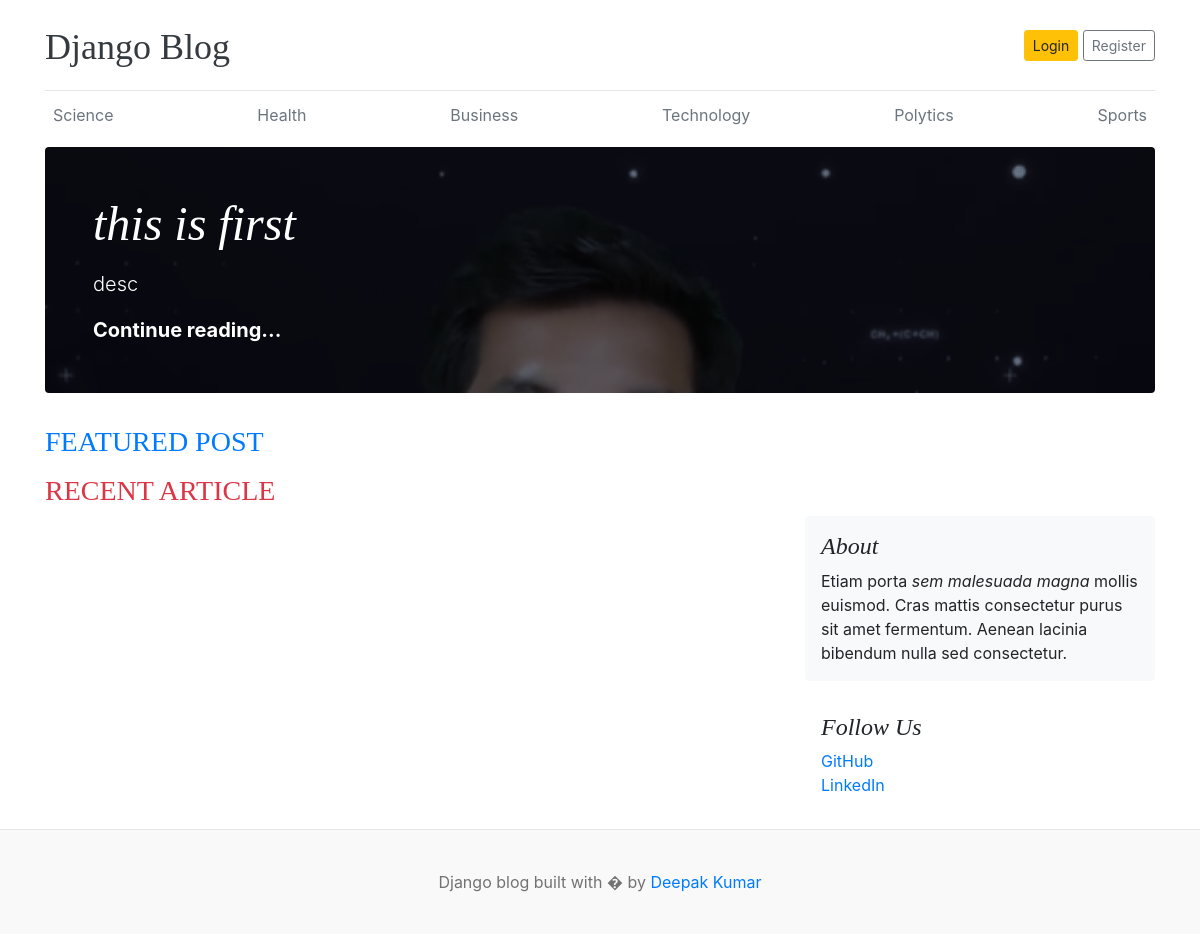
The app's page /, older data.
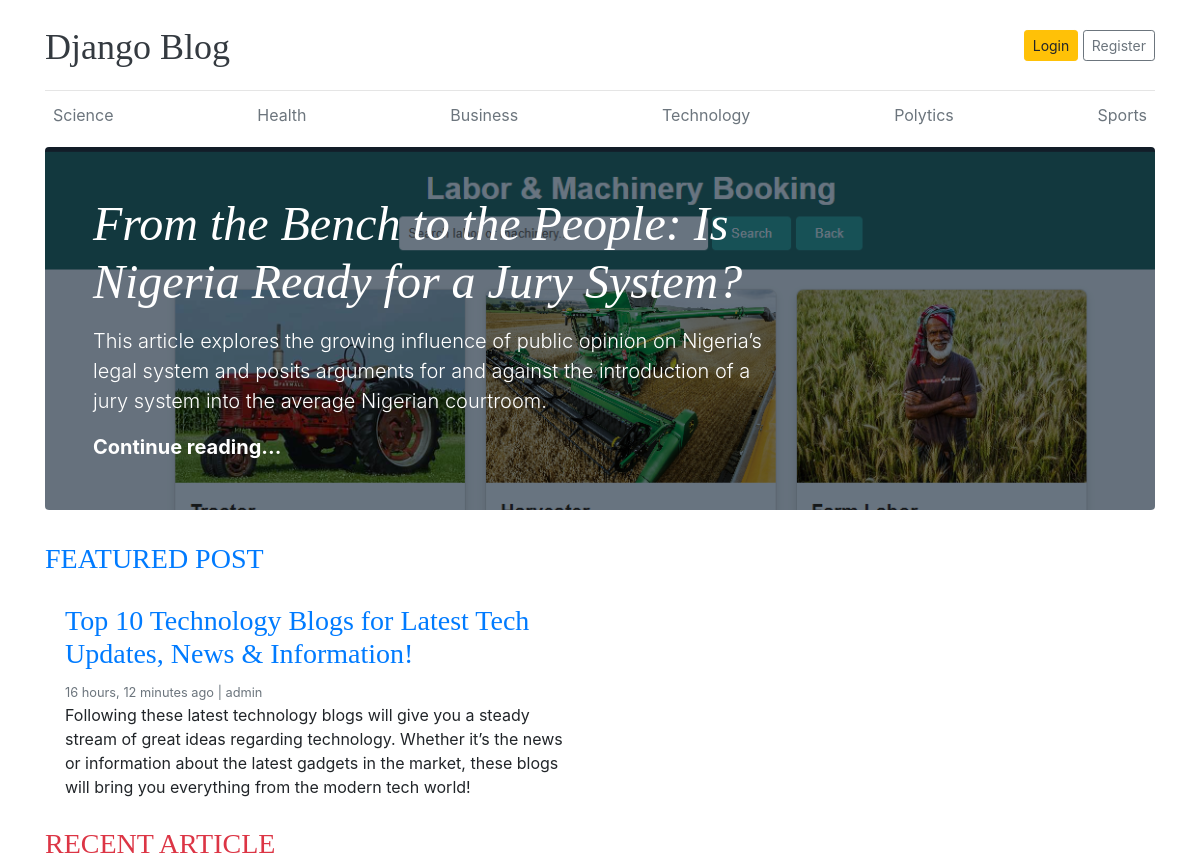
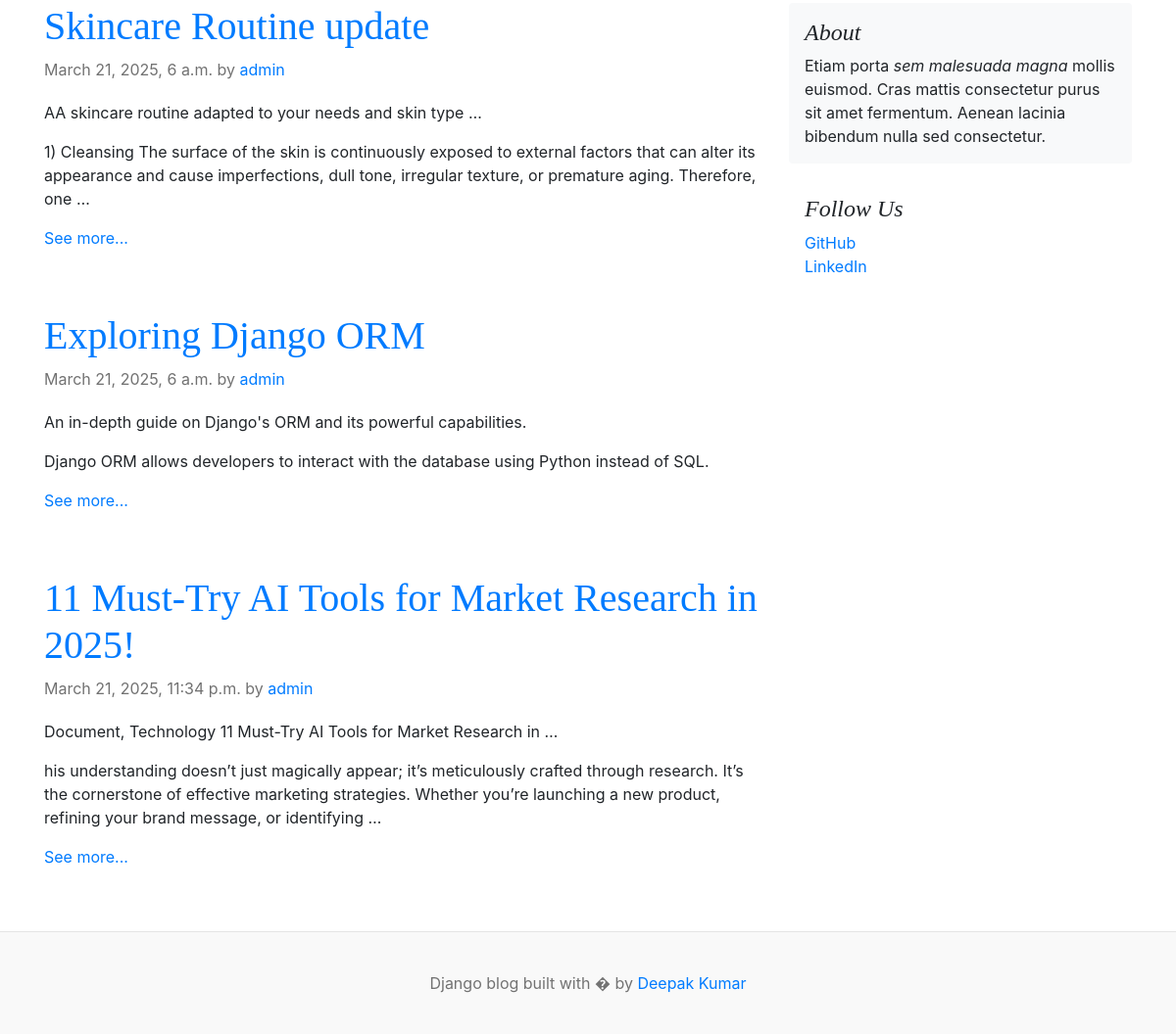
The same page, newer data (2 pictures, top to bottom).
### blog/models.py (models this page shows, shortened)
class Category(models.Model):
    category_name = models.CharField(max_length=100,unique=True)
    created_at = models.DateField(auto_now_add=True)
    updated_at = models.DateField(auto_now=True)
    class Meta:
        verbose_name_plural = 'Categories'

class Blog(models.Model):
    title = models.CharField(max_length=250,unique=True)
    slug = models.SlugField(unique=True,blank=True)
    category = models.ForeignKey(Category,on_delete=models.CASCADE)
    author = models.ForeignKey(User,on_delete=models.CASCADE)
    blog_image = models.ImageField(upload_to='uploads/%y/%m/%d')
    short_desc = models.TextField(max_length=1000)
    blog_body = models.TextField()
    status = models.CharField(max_length=100,choices=STATUS_CHOICE,default='draft')
    is_featured = models.BooleanField(default=False)
    created_at = models.DateTimeField(auto_now_add=True)
    updated_at = models.DateTimeField(auto_now=True)

### blog/views.py (the view)
# urls.py: path('',views.home,name='home'),
def home(request):
    category = models.Category.objects.all()
    featured_post = models.Blog.objects.filter(is_featured=True, status ='publish').all()
    allpost = models.Blog.objects.filter(is_featured=False,status='publish').all()
    contex = {
        'category':category,
        'featured_post':featured_post,
        'allpost':allpost
    }
    return render(request,'index.html',contex)

### blog/context_processors.py (called while the page is built)
def get_categories(request):
    category = models.Category.objects.all()
    return dict(category=category)

### blog/templates/index.html
{% extends 'base.html'%}
{% block content %}
      {% for post in featured_post %}
      {% if forloop.first%}
      <div
        class="jumbotron p-3 p-md-5 text-white rounded bg-dark"
        style="
          background-image: url({{post.blog_image.url}});
          background-blend-mode: overlay;
          background-size: cover;
        "
      >
        <div class="col-md-8 px-0">
          <h1 class="display-4 font-italic">
            <a href="{% url 'single_blog' post.slug %}" class="text-white">{{post.title}}</a>
          </h1>
          <p class="lead my-3">
            {{post.short_desc}}
          </p>
          <p class="lead mb-0">
            <a href="{% url 'single_blog' post.slug %}" class="text-white font-weight-bold"
              >Continue reading...</a
            >
          </p>
        </div>
      </div>
      {% endif %}
      {% endfor %}
      <h3 class="text-uppercase text-primary">Featured Post</h3>
      <div class="row mb-2">
        {% for post in featured_post%}
        {% if not forloop.first %}
        <div class="col-md-6">
          <div class="card border-0">
            <div class="card-body">
              <h3><a href="{% url 'single_blog' post.slug %}">{{post.title}}</a></h3>
              <small class="mb-1 text-muted">{{post.created_at | timesince}} ago | {{post.author}}</small>
              <p class="card-text">
                {{post.short_desc}}
              </p>
            </div>
          </div>
        </div>
        {% endif %}
        {% endfor %}
      </div>
      <h3 class="text-uppercase text-danger">Recent Article</h3>
      <main role="main" class="container p-0">
        <div class="row">
          <div class="col-md-8 blog-main">
            {% for post in allpost%}
            <div class="blog-post">
              <h2 class="blog-post-title"><a href="{% url 'single_blog' post.slug %}">{{post.title}}</a></h2>
              <p class="blog-post-meta">
                {{post.created_at}} by <a href="#">{{post.author}}</a>
              </p>
              <p>
                {{post.short_desc | truncatewords:10 }}
              </p>
              <p>
                {{post.blog_body | truncatewords:30 }}
              </p>
              <a href="{% url 'single_blog' post.slug %}">See more...</a>
            </div>
            {% endfor %}
          </div>
          <aside class="col-md-4 blog-sidebar">
            <div class="p-3 mb-3 bg-light rounded">
              <h4 class="font-italic">About</h4>
              <p class="mb-0">
                Etiam porta <em>sem malesuada magna</em> mollis euismod. Cras
                mattis consectetur purus sit amet fermentum. Aenean lacinia
                bibendum nulla sed consectetur.
              </p>
            </div>
            <div class="p-3">
              <h4 class="font-italic">Follow Us</h4>
              <ol class="list-unstyled">
                <li><a href="#">GitHub</a></li>
                <li><a href="#">LinkedIn</a></li>
              </ol>
            </div>
          </aside>
        </div>
      </main>
    </div>
    {% endblock%}

### blog/templates/base.html
{% include "./header.html" %}
{% block content %}
{% endblock content %}
{% include "./footer.html" %}

### blog/templates/header.html (shortened to what this page needs)
{% load static%}
<!DOCTYPE html>
<html lang="en">
  <head>
    <link
      href="https://getbootstrap.com/docs/4.0/dist/css/bootstrap.min.css"
      rel="stylesheet"
    />
    <link href="{% static 'css/blog.css'%}" rel="stylesheet" />
  </head>
  <body>
    <div class="container">
      <header class="blog-header py-3">
        <div class="row flex-nowrap justify-content-between align-items-center">
          <div class="col-8 pt-1">
            <a class="blog-header-logo text-dark" href="/">Django Blog</a>
          </div>
          <div class="col-4 d-flex justify-content-end align-items-center">
            <a class="btn btn-sm btn-warning" href="#">Login</a> &nbsp;
            <a class="btn btn-sm btn-outline-secondary" href="#">Register</a>
          </div>
        </div>
      </header>
      <div class="nav-scroller py-1 mb-2">
        <nav class="nav d-flex justify-content-between">
          {% for cat in category%}
          <a class="p-2 text-muted" href="{% url "posts_by_category" cat.id %} ">{{ cat.category_name }}</a>
          {% endfor%}
        </nav>
      </div>

### blog/templates/footer.html
<footer class="blog-footer">
    <p>Django blog built with � by <a href="#">Deepak Kumar</a></p>
  </footer>
</body>
</html>

### blog/static/css/blog.css (style rules this page uses)
.blog-header { border-bottom: 1px solid #e5e5e5; }
.blog-header-logo { font-family: "Playfair Display", Georgia, "Times New Roman", serif; font-size: 2.25rem; }
h1, h2, h3, h4, h5, h6 { font-family: "Playfair Display", Georgia, "Times New Roman", serif; }
.display-4 { font-size: 2.5rem; }
@media (min-width: 768px) { .display-4 { font-size: 3rem; } }
.blog-post { margin-bottom: 4rem; }
.blog-post-title { font-size: 2.5rem; }
.blog-post-meta { margin-bottom: 1.25rem; color: #727272; }
.blog-footer { padding: 2.5rem 0; color: #727272; text-align: center; background-color: #f9f9f9; border-top: .05rem solid #e5e5e5; }
.blog-footer p:last-child { margin-bottom: 0; }

Row changes from the older to the newer data that the page shows:
removed Blog: blog_image (picture), title "this is first", short_desc "desc"
added Blog: blog_image (picture), title "From the Bench to the People: Is Nigeria Ready for a Jury System?", short_desc "This article explores the growing influence of public opinion on Nigeria’s legal system and posits arguments for and against the introduction of a jury system into the average Nigerian courtroom."
added Blog: title "Top 10 Technology Blogs for Latest Tech Updates, News & Information!", created_at "16 hours, 12 minutes", author "admin", short_desc "Following these latest technology blogs will give you a steady stream of great ideas regarding technology. Whether it’s the news or information about the latest gadgets in the market, these blogs will bring you everything from the modern tech world!", shown under "FEATURED POST"
added Blog: title "Skincare Routine update", created_at "March 21, 2025, 6 a.m.", author "admin", short_desc "AA skincare routine adapted to your needs and skin type …", blog_body "1) Cleansing The surface of the skin is continuously exposed to external factors that can alter its appearance and cause imperfections, dull tone, irregular texture, or premature aging. Therefore, one …", shown under "RECENT ARTICLE"
added Blog: title "Exploring Django ORM", created_at "March 21, 2025, 6 a.m.", author "admin", short_desc "An in-depth guide on Django's ORM and its powerful capabilities.", blog_body "Django ORM allows developers to interact with the database using Python instead of SQL.", shown under "RECENT ARTICLE"
added Blog: title "11 Must-Try AI Tools for Market Research in 2025!", created_at "March 21, 2025, 11:34 p.m.", author "admin", short_desc "Document, Technology 11 Must-Try AI Tools for Market Research in …", blog_body "his understanding doesn’t just magically appear; it’s meticulously crafted through research. It’s the cornerstone of effective marketing strategies. Whether you’re launching a new product, refining your brand message, or identifying …", shown under "RECENT ARTICLE"
